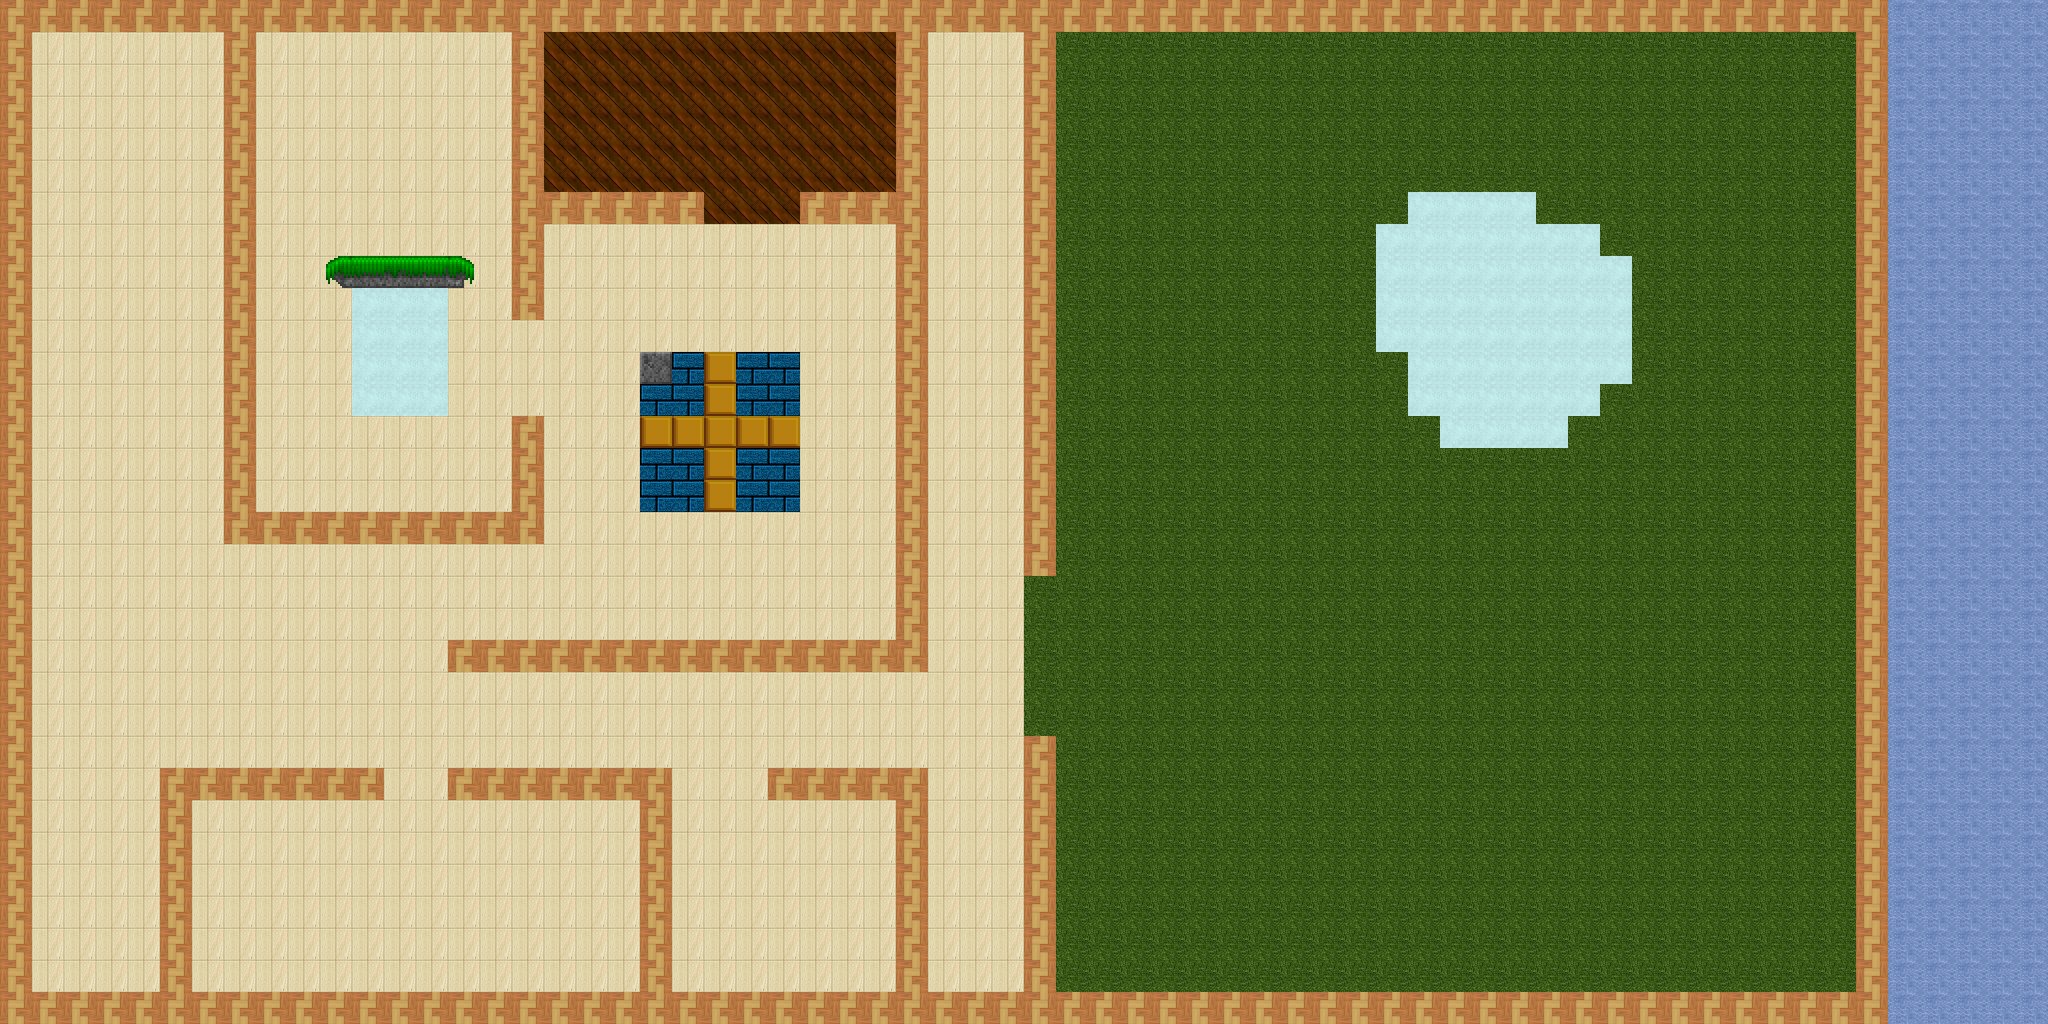

A 2D game scene composited from a Tiled map and its tileset images. What follows is a short description and the map's XML, with each tile layer's data collapsed to a summary:
An orthogonal 64x32 tile map with 32x32 px tiles, 3 tile layers (layer1, layer2, collision), 2 tilesets.

<map version="1.0" orientation="orthogonal" renderorder="right-down" width="64" height="32" tilewidth="32" tileheight="32" nextobjectid="1">
 <tileset firstgid="1" name="teste" tilewidth="32" tileheight="32">
  <image source="dungeontiles.png" width="128" height="256" />
 </tileset>
 <tileset firstgid="33" name="blocks1" tilewidth="32" tileheight="32" spacing="2" margin="2">
  <image source="blocks1.png" width="640" height="400" />
 </tileset>
 <layer name="layer1" width="64" height="32">
  <data>[2048 cells, 2048 non-empty, 10 distinct tile ids]</data>
 </layer>
 <layer name="layer2" width="64" height="32">
  <data>[2048 cells, 17 non-empty, 6 distinct tile ids]</data>
 </layer>
 <layer name="collision" width="64" height="32">
  <data>[2048 cells, 319 non-empty, 1 distinct tile ids]</data>
 </layer>
</map>
